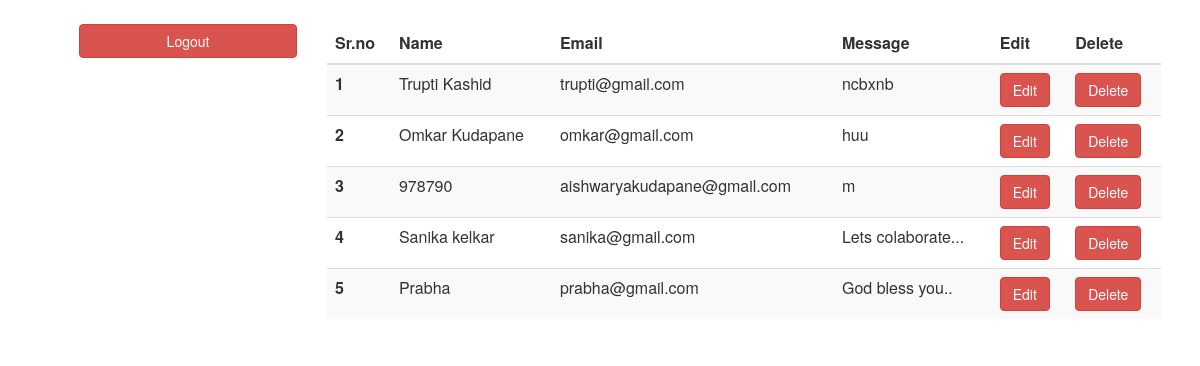
/dashboard/, run on the app's committed database.
### application/models.py (models this page shows, shortened)
class enquiry_table(models.Model):
    name = models.CharField(max_length=255)
    email = models.EmailField(max_length=255)
    message = models.CharField(max_length=255)

### application/views.py (the view)
# urls.py: path('dashboard/',views.dashboard_user,name='dashboard'),
def dashboard_user(request):
    info = enquiry_table.objects.all()
    data = {'information':info}
    return render(request, 'dashboard.html',data)

### templates/dashboard.html (shortened to what this page needs)
{% load static %}
<html>
<head>
  <link rel="stylesheet" href="https://maxcdn.bootstrapcdn.com/bootstrap/3.4.1/css/bootstrap.min.css">
<link href="https://unpkg.com/aos@2.3.1/dist/aos.css" rel="stylesheet">
</head>
<body>
<div class="row" style="margin-left:2%;margin-right:2%;margin-top:2%">
  <div class="col-md-3" >
  <ul style="width:100%;list-style: none;">
    <li><a href="{% url 'Home' %}"><button type="button" class="btn btn-danger" style="width:100%;">Logout</button></a></li>
  </ul>
  </div>
  <div class="col-md-9">
  <table class="table table-striped">
    <thead>
      <tr>
        <th scope="col">Sr.no</th>
        <th scope="col">Name</th>
        <th scope="col">Email</th>
        <th scope="col">Message</th>
        <th>Edit</th>
        <th>Delete</th>
      </tr>
    </thead>
    <tbody>
        {% for x in information %}
        <tr>
        <th scope="row">{{ forloop.counter }}</th>
        <td>{{ x.name }} </td>
        <td>{{ x.email }}</td>
        <td>{{ x.message }}</td>
        <td><button type="button" class="btn btn-danger">Edit</button></td>
        <td><button type="button" class="btn btn-danger">Delete</button></td>
        </tr>
      {% endfor %}
    </tbody>
  </table>
</div>
</div>
</body>
</html>

### data on the page
enquiry_table: name "Trupti Kashid", email "trupti@gmail.com", message "ncbxnb"
enquiry_table: name "Omkar Kudapane", email "omkar@gmail.com", message "huu"
enquiry_table: name "978790", email "aishwaryakudapane@gmail.com", message "m"
enquiry_table: name "Sanika kelkar", email "sanika@gmail.com", message "Lets colaborate..."
enquiry_table: name "Prabha", email "prabha@gmail.com", message "God bless you.."
